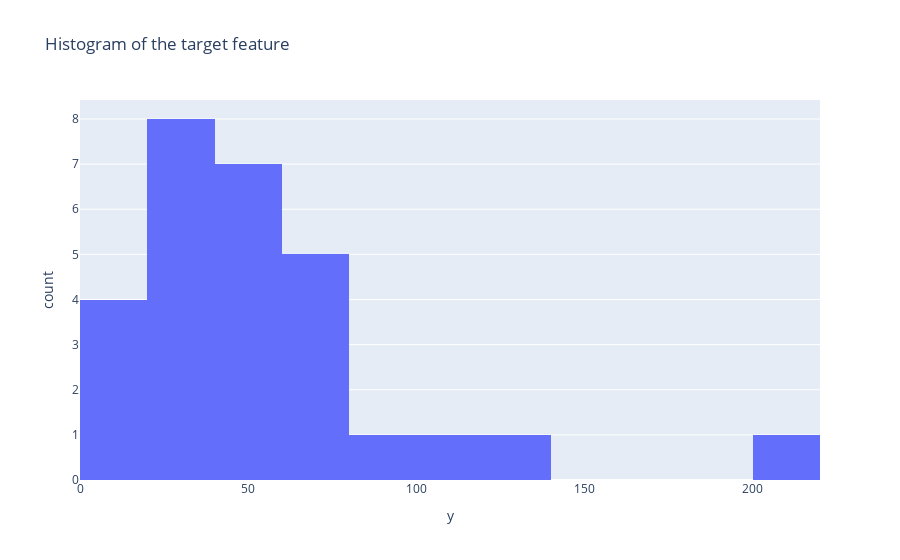

Notebook source saved alongside this figure:
### Code cell
# Select the optimal num of bins
lenght_df = df_nintendo_train.shape[0]
nbins = EDA.number_of_bins(n=lenght_df)

# Histogram of monthly averages
vs.histogram_plot(df=df_nintendo_train,
                  rand_var='y',
                  nbins=nbins,
                  title='Histogram of the target feature')

### Figure 1 — Plotly figure (JSON) as saved in the notebook; plotly's stock layout.template omitted (floating-point values rounded to 4 significant figures)
{"data": [{"alignmentgroup": "True", "bingroup": "x", "hovertemplate": "y=%{x}<br>count=%{y}<extra></extra>", "legendgroup": "", "marker": {"color": "#636efa", "pattern": {"shape": ""}}, "name": "", "nbinsx": 12, "offsetgroup": "", "orientation": "v", "showlegend": false, "type": "histogram", "x": [38.11, 48.31, 60.65, 16.72, 10.96, 11.95, 65.33, 36.44, 73.7, 24.99, 104.2, 45.56, 49.95, 56.47, 16.18, 61.07, 205.6, 52.79, 127.5, 45.37, 91.22, 63.88, 38.14, 27.08, 35.49, 20.04, 25.8, 51.53], "xaxis": "x", "yaxis": "y"}], "layout": {"barmode": "relative", "legend": {"tracegroupgap": 0}, "title": {"text": "Histogram of the target feature"}, "xaxis": {"anchor": "y", "domain": [0, 1], "title": {"text": "y"}}, "yaxis": {"anchor": "x", "domain": [0, 1], "title": {"text": "count"}}}}
